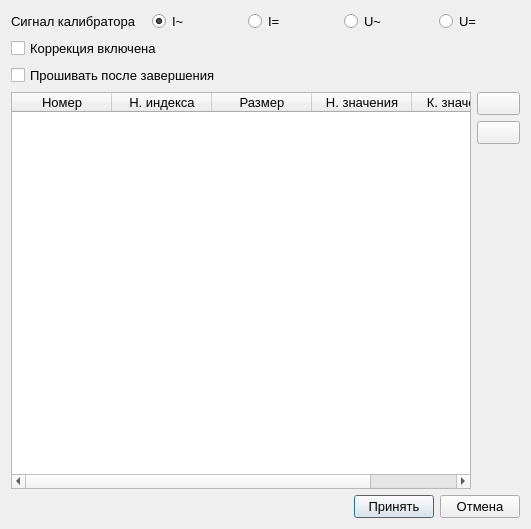
<?xml version="1.0" encoding="UTF-8"?>
<ui version="4.0">
 <class>edit_measure_parameters_dialog</class>
 <widget class="QDialog" name="edit_measure_parameters_dialog">
  <property name="geometry">
   <rect>
    <x>0</x>
    <y>0</y>
    <width>531</width>
    <height>529</height>
   </rect>
  </property>
  <property name="font">
   <font>
    <pointsize>10</pointsize>
   </font>
  </property>
  <property name="windowTitle">
   <string>Параметры измерения</string>
  </property>
  <layout class="QVBoxLayout" name="verticalLayout">
   <item>
    <layout class="QVBoxLayout" name="main_widget_layout">
     <item>
      <layout class="QHBoxLayout" name="horizontalLayout">
       <property name="spacing">
        <number>15</number>
       </property>
       <item>
        <widget class="QLabel" name="label">
         <property name="text">
          <string>Сигнал калибратора</string>
         </property>
        </widget>
       </item>
       <item>
        <widget class="QRadioButton" name="aci_radio">
         <property name="text">
          <string>I~</string>
         </property>
         <property name="checked">
          <bool>true</bool>
         </property>
        </widget>
       </item>
       <item>
        <widget class="QRadioButton" name="dci_radio">
         <property name="text">
          <string>I=</string>
         </property>
        </widget>
       </item>
       <item>
        <widget class="QRadioButton" name="acv_radio">
         <property name="text">
          <string>U~</string>
         </property>
        </widget>
       </item>
       <item>
        <widget class="QRadioButton" name="dcv_radio">
         <property name="text">
          <string>U=</string>
         </property>
        </widget>
       </item>
      </layout>
     </item>
     <item>
      <widget class="QCheckBox" name="enable_correction_checkbox">
       <property name="text">
        <string>Коррекция включена</string>
       </property>
      </widget>
     </item>
     <item>
      <widget class="QCheckBox" name="flash_after_finish_checkbox">
       <property name="font">
        <font>
         <pointsize>10</pointsize>
        </font>
       </property>
       <property name="text">
        <string>Прошивать после завершения</string>
       </property>
      </widget>
     </item>
     <item>
      <layout class="QHBoxLayout" name="horizontalLayout_4">
       <item>
        <widget class="QTableWidget" name="flash_table">
         <property name="styleSheet">
          <string notr="true">selection-color: rgb(0, 0, 0);
selection-background-color: rgb(170, 170, 255);</string>
         </property>
         <property name="selectionMode">
          <enum>QAbstractItemView::SingleSelection</enum>
         </property>
         <property name="selectionBehavior">
          <enum>QAbstractItemView::SelectRows</enum>
         </property>
         <attribute name="horizontalHeaderStretchLastSection">
          <bool>true</bool>
         </attribute>
         <column>
          <property name="text">
           <string>Номер</string>
          </property>
         </column>
         <column>
          <property name="text">
           <string>Н. индекса</string>
          </property>
         </column>
         <column>
          <property name="text">
           <string>Размер</string>
          </property>
         </column>
         <column>
          <property name="text">
           <string>Н. значения</string>
          </property>
         </column>
         <column>
          <property name="text">
           <string>К. значения</string>
          </property>
         </column>
        </widget>
       </item>
       <item>
        <layout class="QVBoxLayout" name="verticalLayout_2">
         <item>
          <widget class="QPushButton" name="add_flash_table_row_button">
           <property name="text">
            <string/>
           </property>
           <property name="icon">
            <iconset resource="../resources/icons.qrc">
             <normaloff>:/icons/icons/plus.png</normaloff>:/icons/icons/plus.png</iconset>
           </property>
          </widget>
         </item>
         <item>
          <widget class="QPushButton" name="remove_flash_table_row_button">
           <property name="text">
            <string/>
           </property>
           <property name="icon">
            <iconset resource="../resources/icons.qrc">
             <normaloff>:/icons/icons/minus2.png</normaloff>:/icons/icons/minus2.png</iconset>
           </property>
          </widget>
         </item>
         <item>
          <spacer name="verticalSpacer">
           <property name="orientation">
            <enum>Qt::Vertical</enum>
           </property>
           <property name="sizeHint" stdset="0">
            <size>
             <width>20</width>
             <height>40</height>
            </size>
           </property>
          </spacer>
         </item>
        </layout>
       </item>
      </layout>
     </item>
    </layout>
   </item>
   <item>
    <layout class="QHBoxLayout" name="buttons_layout">
     <item>
      <spacer name="horizontalSpacer_2">
       <property name="orientation">
        <enum>Qt::Horizontal</enum>
       </property>
       <property name="sizeHint" stdset="0">
        <size>
         <width>40</width>
         <height>20</height>
        </size>
       </property>
      </spacer>
     </item>
     <item>
      <widget class="QPushButton" name="accept_button">
       <property name="text">
        <string>Принять</string>
       </property>
       <property name="default">
        <bool>true</bool>
       </property>
      </widget>
     </item>
     <item>
      <widget class="QPushButton" name="cancel_button">
       <property name="text">
        <string>Отмена</string>
       </property>
      </widget>
     </item>
    </layout>
   </item>
  </layout>
 </widget>
 <tabstops>
  <tabstop>aci_radio</tabstop>
  <tabstop>dci_radio</tabstop>
  <tabstop>acv_radio</tabstop>
  <tabstop>dcv_radio</tabstop>
  <tabstop>enable_correction_checkbox</tabstop>
  <tabstop>flash_after_finish_checkbox</tabstop>
  <tabstop>flash_table</tabstop>
  <tabstop>add_flash_table_row_button</tabstop>
  <tabstop>remove_flash_table_row_button</tabstop>
  <tabstop>accept_button</tabstop>
  <tabstop>cancel_button</tabstop>
 </tabstops>
 <resources>
  <include location="../resources/icons.qrc"/>
 </resources>
 <connections/>
</ui>
